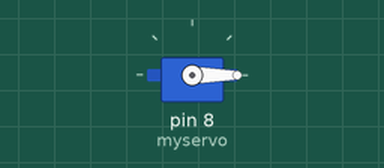
Recording of a sketch running on a simulated Arduino Uno, built with avr-gcc and run on an emulated ATmega328P. Parts: servo.

Above: at 0.1 s.
At 19.1 s:
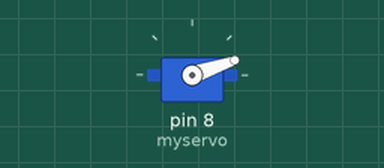
At 39.1 s:
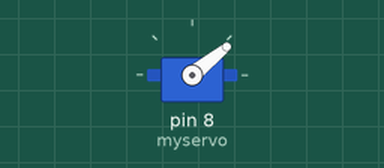
Timing chart, 0 to 40.0 s (numbered marks = the images above):
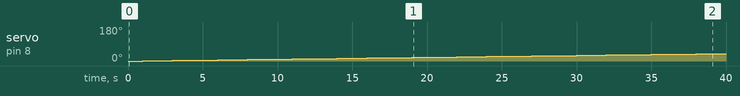

The sketch:

Moteur_Serveau.ino
```cpp
#include<Servo.h>
Servo myservo;
void setup()
{
  myservo.attach(8);
}

void loop ()
{
  for (int i=0;i<180;i+=1)
  {
    myservo.write(i);
    delay(1000);
  }
  for (int i=180;i>=0;i-=1)
  {
    myservo.write(i);
    delay(15);
  }
}
```

Measured:
- by itself, servo on pin 8 (myservo): moves from 0° to 39° over 38.0 s
